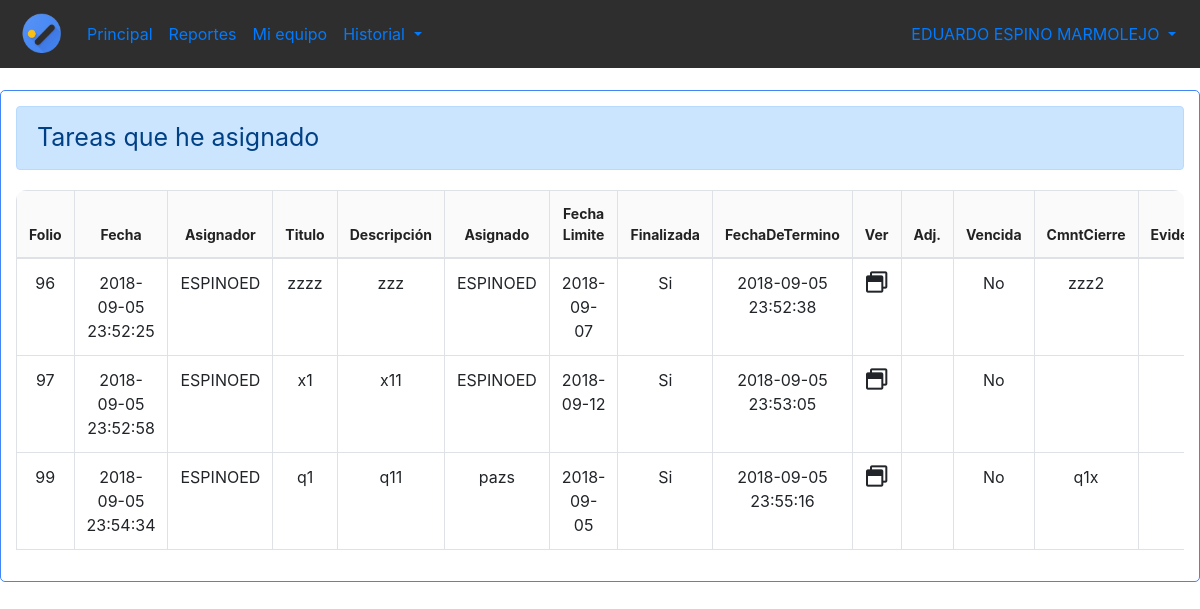
The page /MisTareasCreadas.php (signed in) on the database its author committed.
### tables this page shows
CREATE TABLE IF NOT EXISTS `tareascargadas` (
  `id` int(11) NOT NULL AUTO_INCREMENT,
  `Fecha` datetime DEFAULT NULL,
  `Asignador` varchar(150) DEFAULT NULL,
  `TituloTarea` text,
  `Descripcion` text,
  `Asignado` varchar(150) DEFAULT NULL,
  `FechaLimite` text,
  `Vencida` int(10) DEFAULT NULL,
  `Terminada` int(2) DEFAULT NULL,
  `FechaDeTermino` datetime DEFAULT NULL,
  `Adjunto` varchar(350) DEFAULT NULL,
  `ComentarioDeCierre` text NOT NULL,
  `EvidenciaDeCierreAdjunto` text NOT NULL,
  PRIMARY KEY (`id`)
);

### MisTareasCreadas.php (the view, shortened to what this page needs)
<?php
  include 'MasterPage.php';
  include("Classes/CConection.php");
  $User= $_SESSION['User'];
  $consulta2=<<<SQL
SELECT * FROM `tareascargadas` WHERE `Asignador`='$User'
SQL;
$Tareas =mysqli_query($connect,$consulta2);
?>
<link rel="stylesheet" type="text/css" href="https://cdn.datatables.net/v/bs4/dt-1.10.18/datatables.min.css" />
<div class="container-fluid" style="max-width: 1850px;background-color: transparent;padding: 15px;margin-top: 90px;border: 1px solid #4285F4;border-radius: 5px">
  <div class="row">
    <div class="col-sm-12">
      <div class="alert alert-primary" role="alert" style='font-size: 25px;'>
        Tareas que he asignado
      </div>
      <div class="table-responsive" style="border-radius: 10px;margin-top: 20px">
        <table class="table  table-bordered table-hover table-condensed tab" id="table" style="background-color: #ffffff;text-align: center;vertical-align: middle;">
          <thead>
            <tr style="background-color: #fafafa">
              <th style="font-size: 14px;color: #222;width: 20px">Folio</th>
              <th style="font-size: 14px;color: #222;width: 70px">Fecha</th>
              <th style="font-size: 14px;color: #222;width: 60px">Asignador</th>
              <th style="font-size: 14px;color: #222">Titulo</th>
              <th style="font-size: 14px;color: #222">Descripción</th>
              <th style="font-size: 14px;color: #222;width: 60px">Asignado</th>
              <th style="font-size: 14px;color: #222;width: 90px">Fecha Limite</th>
              <th style="font-size: 14px;color: #222;width: 90px">Finalizada</th>
              <th style="font-size: 14px;color: #222;width: 90px">FechaDeTermino</th>
              <th style="font-size: 14px;color: #222;width: 20px">Ver</th>
              <th style="font-size: 14px;color: #222;width: 1px">Adj.</th>
              <th style="font-size: 14px;color: #222;width: 1px">Vencida</th>
              <th style="font-size: 14px;color: #222;width: 1px">CmntCierre</th>
              <th style="font-size: 14px;color: #222;width: 1px">Evidencia</th>
            </tr>
          </thead>
          <tbody>
            <?php
                                        while ($columna=mysqli_fetch_assoc($Tareas))
                                        {
                                            echo "<tr >";
                                            echo "<td>$columna[id]</td>";
                                            echo "<td>$columna[Fecha]</td>";
                                            echo "<td>$columna[Asignador]</td>";
                                            echo "<td>$columna[TituloTarea]</td>";
                                            echo "<td>";
                                            if(strlen($columna['Descripcion']) > 200){
                                              echo substr($columna['Descripcion'], 0, 200).'...   '.'<span style="color: #4285F4">Mas</span>';echo "</td>";
                                            }else{
                                              echo $columna['Descripcion'] ;
                                            }
                                            echo "<td>$columna[Asignado]</td>";
                                            echo "<td>$columna[FechaLimite]</td>";
                                            if($columna['Terminada']=="1"){
                                                echo "<td><label>Si</label></td>";
                                            }else{
                                                echo "<td><label>No</label></td>";
                                            }
                                            echo "<td>$columna[FechaDeTermino]</td>";
                                            echo "<td><span align='right'><a class='VerModalTareaDesglosada' id='$columna[id]'><i class='far fa-window-restore  fa-lg'></xi></a></span></td>";
                                            if($columna['Adjunto']==""){
                                              echo "<td><label></label></td>";
                                            }else{
                                              echo "<form action='Classes/Querys.php' method='post'>";
                                              echo "<input type='hidden'  value='$columna[Adjunto]'  name='NombreFile'/>";
                                              echo "<td><button type='submit' class=' btn btn-success far fa-file-alt  fa-lg btn-sm'>       </button></td>";
                                              echo "</form>";
                                            }
                                            if ($columna['Vencida']=="0"){
                                              echo "<td><label>No</label></td>";
                                            }else{
                                              echo "<td><label>Si</label></td>";
                                            }
                                            echo "<td>$columna[ComentarioDeCierre]</td>";
                                            if($columna['EvidenciaDeCierreAdjunto']==""){
                                              echo "<td><label></label></td>";
                                            }else{
                                              echo "<form action='Classes/Querys.php' method='post'>";
                                              echo "<input type='hidden'  value='$columna[EvidenciaDeCierreAdjunto]'  name='NombreFileEndTask'/>";
                                              echo "<td><button type='submit' class=' btn btn-success far fa-file-alt  fa-lg btn-sm'>       </button></td>";
                                              echo "</form>";
                                            }
                                            if ($columna['Asignador']==$User){
                                              echo "<form action='Classes/Querys.php' method='post'>";
                                            }else{
                                                echo "<td>  <label>Ninguna</label>";
                                            }
                                            echo "</form></td>";
                                            echo "</tr>";
                                        }
                                        ?>
          </tbody>
        </table>
      </div>
    </div>
  </div>
</div>

### MasterPage.php (shortened to what this page needs)
<?php
try{
  $User= $_SESSION['FullName'];
}catch(Exception $e){
  header('Location: index.php');
}
?>
<!doctype html>
<html lang="en">
<head>
  <link rel="stylesheet" href="https://use.fontawesome.com/releases/v5.2.0/css/all.css"
>
  <link rel="stylesheet" href="https://maxcdn.bootstrapcdn.com/bootstrap/4.0.0/css/bootstrap.min.css"
>
</head>
<body>
  <nav class="navbar navbar-expand-sm   fixed-top" style="z-index:900;background-color:   #2E2E2E">
    <a class="navbar-brand" href="#">
      <img src="Assets/img/f.png" alt="Smiley face" style="margin-left: 5px" height="42" width="42">
    </a>
    <ul class="navbar-nav">
      <li class="nav-item">
        <a class="nav-link" href="Main.php">Principal</a>
      </li>
      <li class="nav-item">
        <a class="nav-link" href="Reportes.php">Reportes</a>
      </li>
      <li class="nav-item">
        <a class="nav-link" href="MiEquipo.php">Mi equipo</a>
      </li>
      <li class="nav-item dropdown">
        <a class="nav-link dropdown-toggle" href="#" id="navbarDropdown" role="button" data-toggle="dropdown" aria-haspopup="true"
          aria-expanded="false">
          Historial
        </a>
      </li>
    </ul>
    <ul class="navbar-nav">
      <li class="nav-item dropdown">
        <a class="nav-link dropdown-toggle" href="#" id="navbardrop" data-toggle="dropdown">
          <?php  echo $User;  ?>
        </a>
      </li>
    </ul>
  </nav>
</body>
</html>

### rows shown on the page
tareascargadas: id "96", Fecha "2018-09-05 23:52:25", Asignador "ESPINOED", TituloTarea "zzzz", Descripcion "zzz", Asignado "ESPINOED", FechaLimite "2018-09-07", Terminada "Si", FechaDeTermino "2018-09-05 23:52:38", Vencida "No", ComentarioDeCierre "zzz2"
tareascargadas: id "97", Fecha "2018-09-05 23:52:58", Asignador "ESPINOED", TituloTarea "x1", Descripcion "x11", Asignado "ESPINOED", FechaLimite "2018-09-12", Terminada "Si", FechaDeTermino "2018-09-05 23:53:05", Vencida "No"
tareascargadas: id "99", Fecha "2018-09-05 23:54:34", Asignador "ESPINOED", TituloTarea "q1", Descripcion "q11", Asignado "pazs", FechaLimite "2018-09-05", Terminada "Si", FechaDeTermino "2018-09-05 23:55:16", Vencida "No", ComentarioDeCierre "q1x"

### other values the page prints
$User "EDUARDO ESPINO MARMOLEJO"
